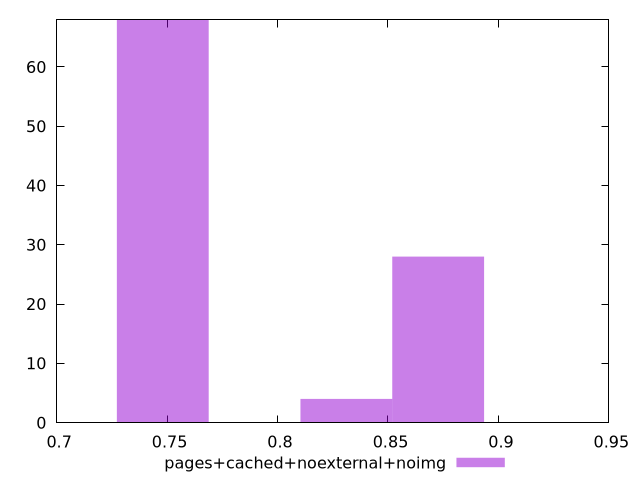

The script that saved this image:
$_pagesCachedNoexternalNoimg <<EOF
0.7480483641445026 68
0.8311648490494473 4
0.8727230915019197 28
EOF
set key outside below
set terminal pngcairo
set output "report_00006_2020-11-02T20-21-41.718Z/uses-http2/pages+cached+noexternal+noimg//hist.png"
set yrange [0:68]
set boxwidth 0.04155824245247237
set style fill transparent solid 0.5 noborder
plot $_pagesCachedNoexternalNoimg title "pages+cached+noexternal+noimg" with boxes ,
